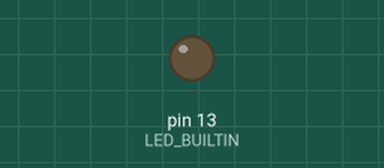
Simulated run of this sketch. Board: Arduino Uno, built with avr-gcc and run on an emulated ATmega328P. Shown: output pins drawn as LEDs (lit = HIGH). What the sketch prints to the serial monitor is not drawn.

Above: at 1.0 s.
At 3.1 s:
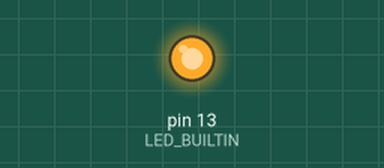
Timing chart, 0 to 5.5 s (numbered marks = the images above):
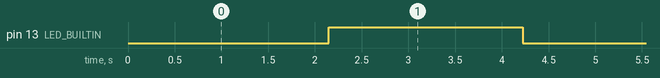

The sketch:

hydroponics.ino
```cpp
enum states {OFF, ON};

/*
 * Initialize variabless, set starting state.
 */
static states state;
static int count;

void setup() {
    state = OFF;
    count = 0;


    pinMode(LED_BUILTIN, OUTPUT);
    Serial.begin(9600);

}


/*
 * Program logic. For now just switching between on and off states after every second.
 */
void loop() {

  delay(10); //Delay for 10 milliseconds per loop.

  switch(state){
    case ON:
      /*
       * Stay in the on state
       */
      if (count < 100){
        digitalWrite(LED_BUILTIN, HIGH);
        Serial.print("we are currently ON\n");
        count++;
      }


      /*
       * Change from on state.
       */
      else if(count >= 10){
        count = 0;
        state = OFF;
      }
      break;

    case OFF:
      /*
       * Stay in the off state
       */
      if (count < 100){
        digitalWrite(LED_BUILTIN, LOW);
        Serial.print("we are currently off\n");
        count++;
      }


      /*
       * Change from on state.
       */
      else if(count >= 10){
        count = 0;
        state = ON;
      }
      break;
  }


}
```

Measured:
- by itself, pin 13 (LED_BUILTIN): alternates HIGH for 2.1 s and LOW for 2.2 s
